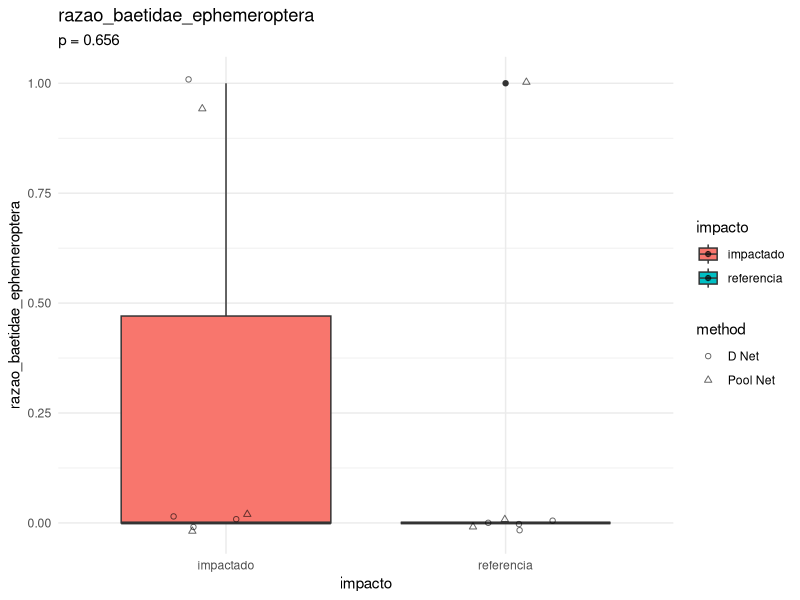
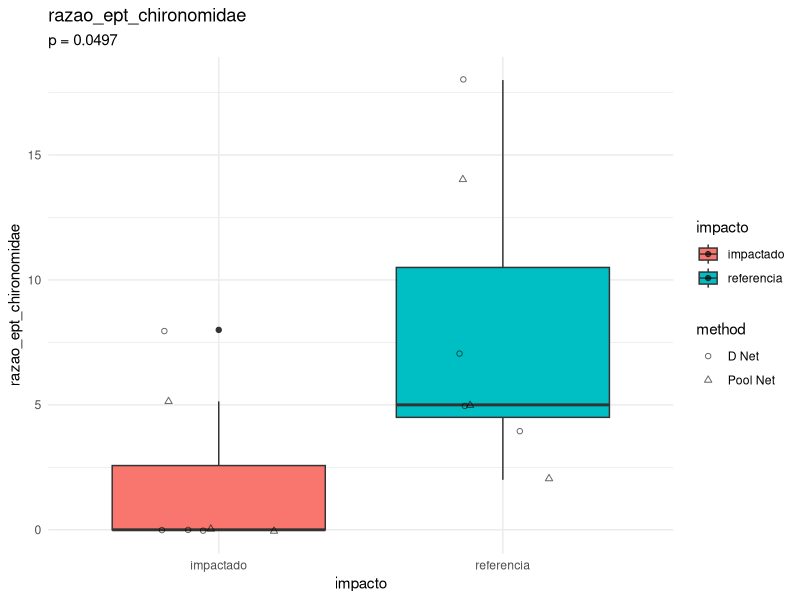
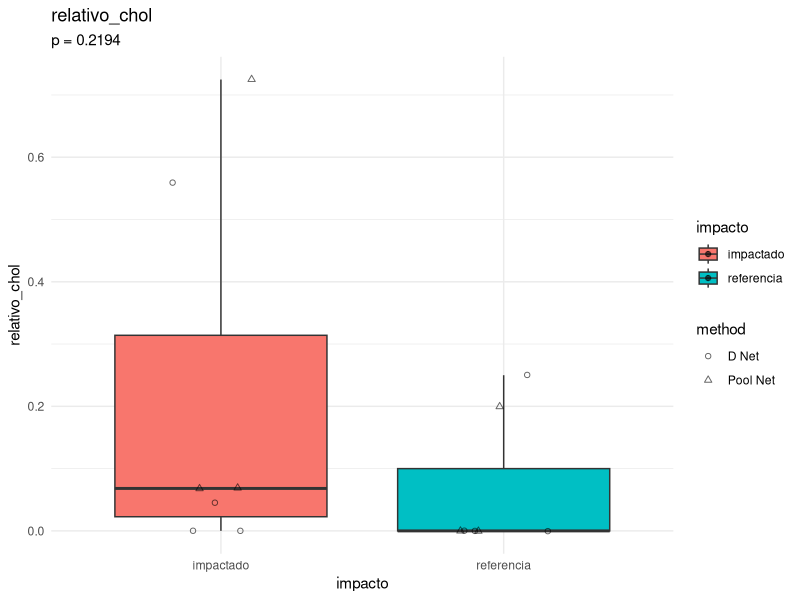
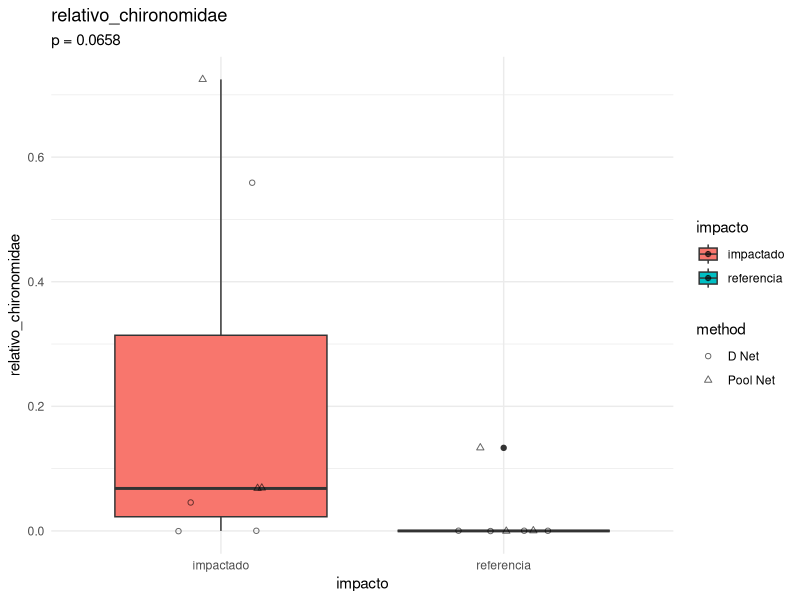
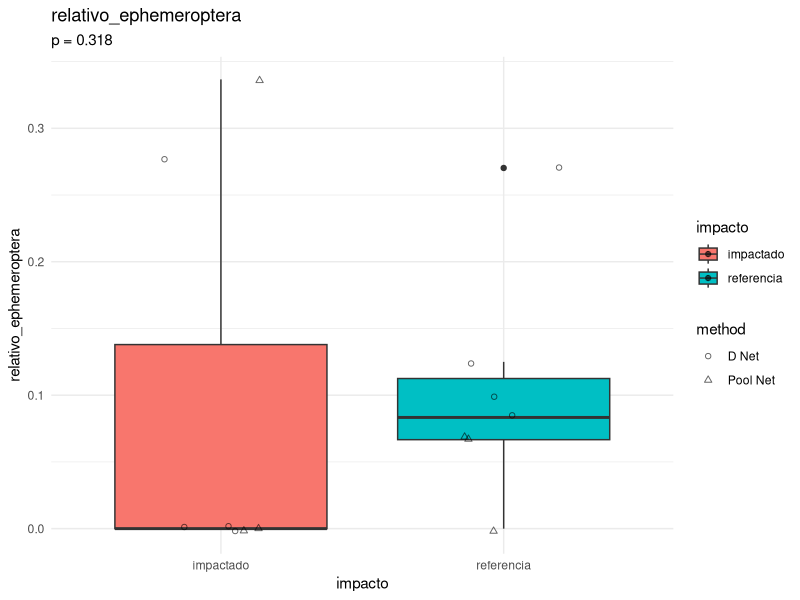
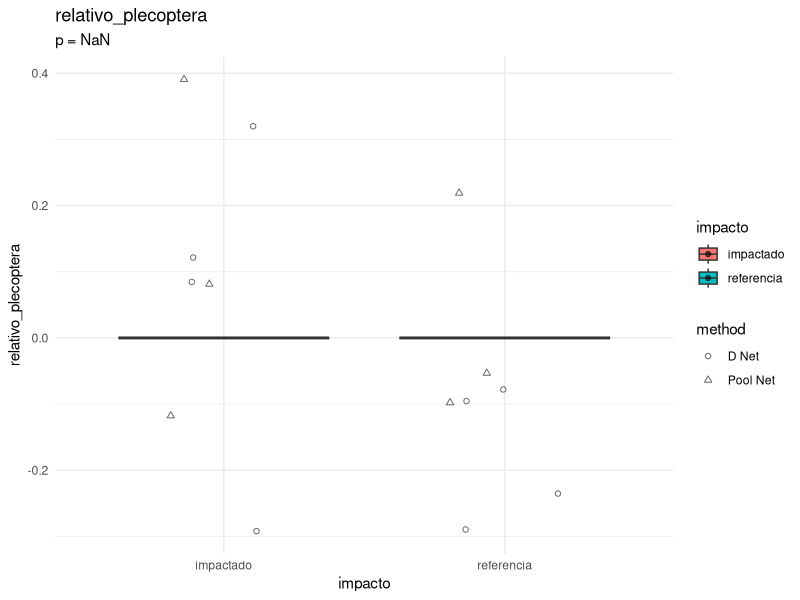
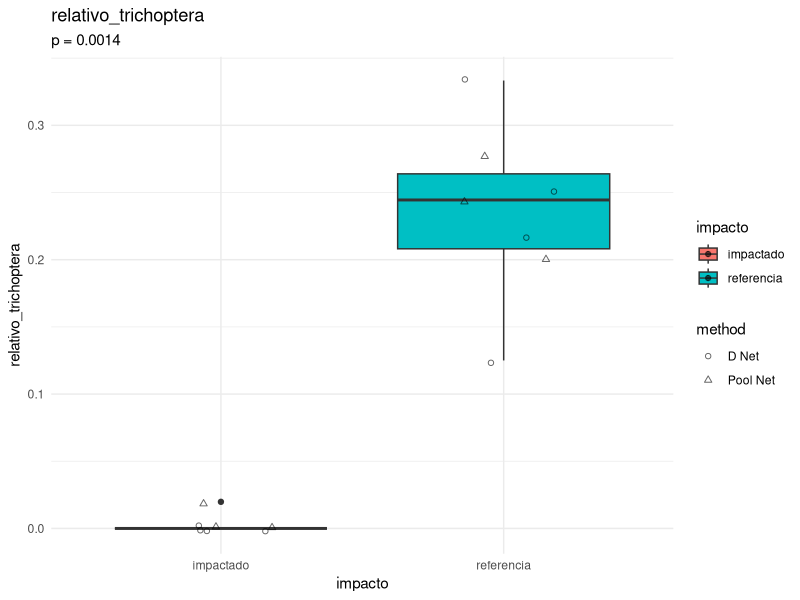
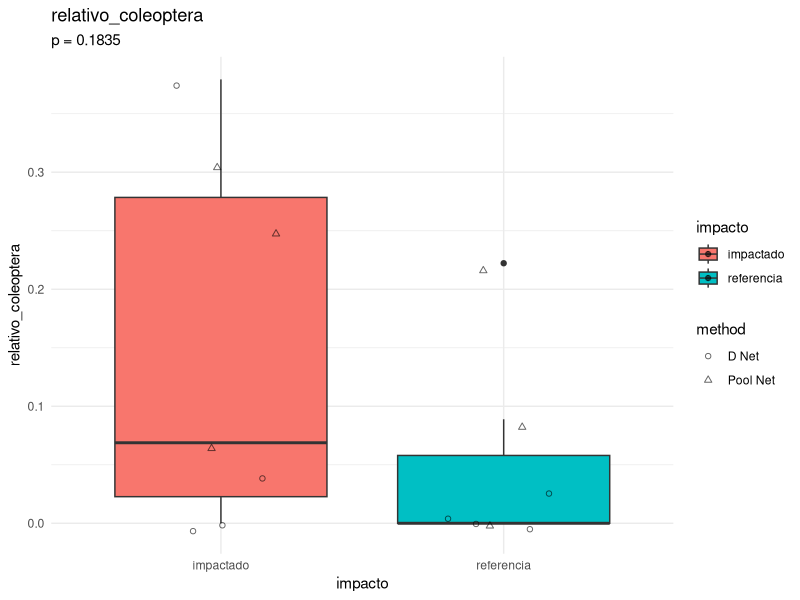

The R script that drew these images, in order:
library(tidyverse)


indices_df <- read_csv("dados/processado/matriz_indices_imaturos_piata.csv")

vetor_respostas <- indices_df %>%
  select(-pielou_classes, -pielou_ordens, -pielou_familias) %>%
  select(-(campanha:method)) %>%
  names()

indices_df <- indices_df %>%
  mutate(
    impacto = case_when(
      locality_name == "RiodaBarra-P1/2" ~ "referencia",
      locality_name == "RiodaBarra-P2" ~ "impactado",
      TRUE ~ "desconsiderado"
    )
  ) 
  
dados_filtrados <- indices_df %>%
  filter(impacto != "desconsiderado") %>%
  filter(method %in% c("D Net", "Pool Net"))

################################### Scores #####################################
lista_p_values <- list()


for (i in vetor_respostas) {

  # Teste de Mann-Whitney
  p_value <- wilcox.test(
    formula = as.formula(paste(i, "~ impacto")),
    data = dados_filtrados
  )$p.value

  # Criação do gráfico
  plot <- ggplot(
    dados_filtrados,
    aes_string(
      x = "impacto",
      y = i,
      fill = "impacto"
    )
  ) +
    geom_boxplot() +
    geom_jitter(aes(shape = method), width = 0.2, alpha = 0.6) +
    scale_shape_manual(values = c(1, 2)) +
    theme_minimal() +
    labs(title = i, subtitle = paste0("p = ", round(p_value, 4))) 

  # Salvar o gráfico
  ggsave(
    plot,
    filename = paste0("figuras/indice_multimetrico_2_rede/boxplot_", i, ".png"),
    width = 8,
    height = 6
  )

  # Avaliar sensibilidade da métrica a partir p-valor e na sobreposição dos
  # quartis considerando o método de Barbour et al. (1996)
  #
  # a. Caso não haja sobreposição dos interquartis e p < 0.05, a métrica é
  #    considerada sensível ao impacto (score 3).
  # b. Caso haja sobreposição dos interquartis, mas a mediana de ambos os grupos 
  #    estiver fora do intervalo interquartil um do outro e p < 0.05, a métrica
  #    é considerada moderadamente sensível ao impacto (score 2).
  # c. Caso haja sobreposição dos interquartis e a mediana de pelo menos de um
  #    dos grupos estiver fora do intervalo interquartil do outro grupo e
  #    p < 0.05, a métrica é considerada pouco sensível ao impacto (score 1).
  # d. Caso haja sobreposição dos interquartis e as medianas de ambos os grupos
  #    estejam dentro do intervalo interquartil um do outro ou p >= 0.05, a
  #    métrica é considerada insensível ao impacto (score 0).
  dados_resumo <- dados_filtrados %>%
    group_by(impacto) %>%
    summarise(
      Q1 = quantile(get(i), 0.25),
      Q3 = quantile(get(i), 0.75),
      mediana = median(get(i))
    )
    

  lista_p_values[[i]] <- p_value
}



############################## spearman correlations ###########################


correlations <- cor(
  indices_df %>%
    filter(method == "D Net" | method == "Pool Net") %>%
    select(all_of(vetor_respostas)),
  method = "spearman"
)

# salvar tabela de correlações (apenas a parte inferior da matriz)
correlations_lower <- correlations
correlations_lower[upper.tri(correlations_lower)] <- ""
write_csv(
  as.data.frame(correlations_lower) %>%
    rownames_to_column(var = "indice_vs_indice"),
  "correlacoes_spearman_indices_imaturos_piata.csv"
)

################################################################################
